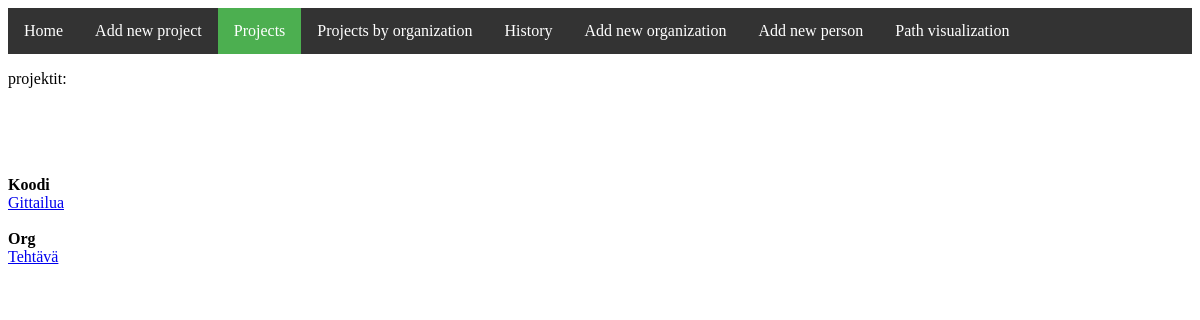
Page /projects on the earlier database version.
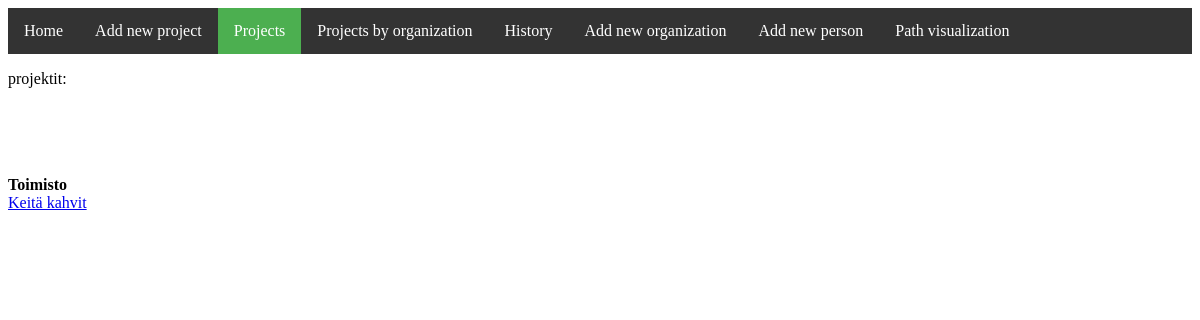
Same page on the later database version.
### portfolio_manager/models.py (models this page shows, shortened)
class Project (models.Model):
  name = models.CharField(max_length=50)
  parent = models.ForeignKey('Organization', null=True,on_delete=models.CASCADE)
  history = HistoricalRecords()

class Organization (models.Model):
  name = models.CharField(max_length=50, primary_key=True)
  history = HistoricalRecords()

### portfolio_manager/views.py (the view)
# urls.py: url(r'^projects$', views.projects, name='projects'),
def projects(request):
    projects_all = Project.objects.all()
    return render(request, 'projects.html', {'projects': projects_all})

### portfolio_manager/templates/projects.html (shortened to what this page needs)
<!DOCTYPE html>
<html>
<head>
</head>
<body>
{% include "navbar.html" %}
<p>
  projektit:
</p>
<br /><br />
  <div>
      {% for project in projects %}
        <b><br /><br />
            {{ project.parent.name }}
        </b><br />
      <a href="{% url 'show_project' project.pk %}">{{ project.name }}</a>
      {% endfor %}
  </div>
</body>
</html>

### portfolio_manager/templates/navbar.html (shortened to what this page needs)
<!DOCTYPE html>
<html>
<head>
</head>
<body>
<ul>
  <li><a href="#home">Home</a></li>
  <li><a href="{% url 'add_new_project' %}">Add new project</a></li>
  <li><a href="{% url 'projects' %}">Projects</a></li>
  <li><a href="{% url 'select_org' %}">Projects by organization</a></li>
  <li><a href="{% url 'history' %}">History</a></li>
  <li><a href="{% url 'add_new_org' %}">Add new organization</a></li>
  <li><a href="{% url 'add_new_person' %}">Add new person</a></li>
  <li><a href="path.html">Path visualization</a></li>
</ul>

### portfolio_manager/templates/navbar.html (style rules this page uses)
ul { list-style-type: none; margin: 0; padding: 0; overflow: hidden; background-color: #333; }
li { float: left; }
li a { display: block; color: white; text-align: center; padding: 14px 16px; text-decoration: none; }
.active { background-color: #4CAF50; color: white; }

Differences in the rows shown:
removed Project: parent.name "Koodi", name "Gittailua"
removed Project: parent.name "Org", name "Tehtävä"
added Project: parent.name "Toimisto", name "Keitä kahvit"
